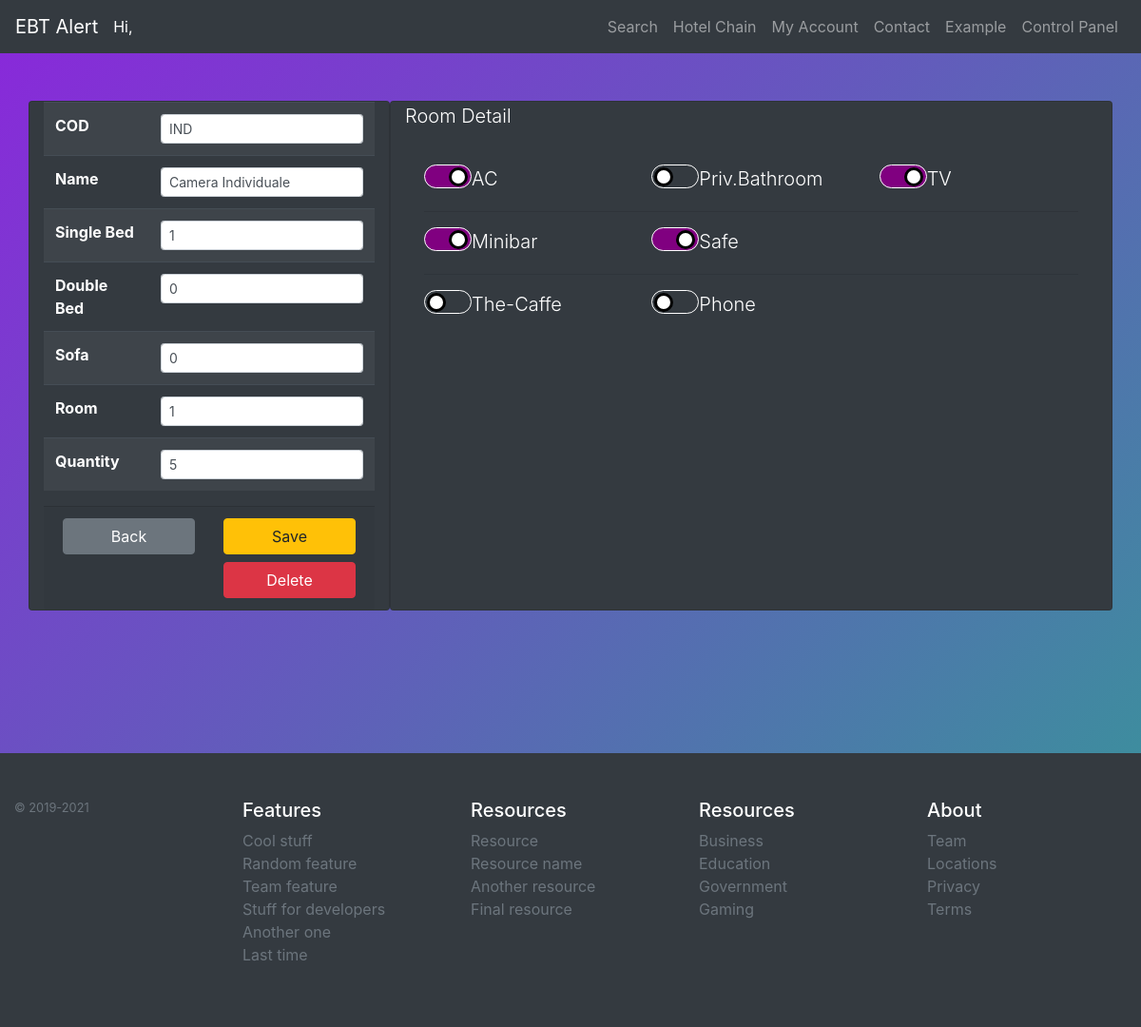
/siteSRC/index.php?controlpanel&ModRoom=62&h=90 (signed in), run on the app's committed database.
### tables this page shows
CREATE TABLE IF NOT EXISTS `room_type` (
  `hotel` int(11) NOT NULL,
  `id` int(11) NOT NULL AUTO_INCREMENT,
  `cod` char(75) DEFAULT NULL,
  `nameBea` char(75) DEFAULT NULL,
  `bedSingle` int(11) NOT NULL DEFAULT '0',
  `bedDouble` int(11) NOT NULL DEFAULT '0',
  `sofa` int(11) NOT NULL DEFAULT '0',
  `room` int(11) NOT NULL DEFAULT '1',
  `quantity` int(11) NOT NULL DEFAULT '1',
  PRIMARY KEY (`id`),
  KEY `hotel` (`hotel`)
);

### siteSRC/core/Database.php (called while the page is built, shortened)
<?php
class Database
{
    private $servername = "localhost";
    private $username = "root";
    private $password = "";
    private $dbname = "my_andreibobirica";
    private $conn = null;
    public function connect()
    {
        $this->conn = new mysqli($this->servername, $this->username, $this->password, $this->dbname);
    }
    public function query($str)
    {
        if (isset($str) && !empty($str)) {
            $result = $this->conn->query($str);
            return $result;
        }
    }
}

### siteSRC/comp/controlpanel/ModRoom.php (the view, shortened to what this page needs)
<?php
    $db = new Database();
    $roomType = array(
        "id" => "",
        "cod" => "",
        "nameBea" => "",
        "bedSingle" => "",
        "bedDouble" => "",
        "sofa" => "",
        "room" => "",
        "dis" => "",
        "quantity" => ""
    );
    if(isset($_GET["ModRoom"])){
        $query = "SELECT * FROM room_type WHERE room_type.id =$_GET[ModRoom]";
        $result = $db->query($query);
        if ($result->num_rows == 1) {
            $roomType = $result->fetch_assoc();
        }
    }
?>
<form action="" id="myform" method="POST" >
<div class="panel container">
    <div class="row">
        <div class="card-info card bg-dark text-white col-lg-4">
            <table class="table table-striped table-dark">
            <tbody>
                <tr><th>COD</th><td><input maxlength='75' class="form-control form-control-sm" name="cod" type="text" value="<?php echo $roomType["cod"];?>"></td></tr>
                <tr><th>Name</th><td><input maxlength='75' class="form-control form-control-sm" name="nameBea" type="text" value="<?php echo $roomType["nameBea"];?>"></td></tr>
                <tr><th>Single Bed</th><td><input maxlength='11' class="form-control form-control-sm" name="bedSingle" type="number" pattern="[0-9]*" min="0" value="<?php echo $roomType["bedSingle"];?>"></td></tr>
                <tr><th>Double Bed</th><td><input maxlength='11' class="form-control form-control-sm" name="bedDouble" type="number" pattern="[0-9]*" min="0" value="<?php echo $roomType["bedDouble"];?>"></td></tr>
                <tr><th>Sofa</th><td><input maxlength='11' class="form-control form-control-sm" name="sofa" type="number" pattern="[0-9]*" min="0" value="<?php echo $roomType["sofa"];?>"></td></tr>
                <tr><th>Room</th><td><input maxlength='11' class="form-control form-control-sm" name="room" type="number" pattern="[0-9]*" min="0" value="<?php echo $roomType["room"];?>"></td></tr>
                <tr><th>Quantity</th><td><input maxlength='11' class="form-control form-control-sm" name="quantity" type="number" pattern="[0-9]*" min="0" value="<?php echo $roomType["quantity"];?>"></td></tr>
            </tbody>
            </table>
            <div class="card-footer text-muted">
                <?php
                if(isset($_GET["InsRoom"])):
                ?>
                <div class="row">
                    <div class="col">
                        <a type="button" href="./index.php?controlpanel&rooms=<?php echo $_GET["h"];?>" class="btn btn-secondary btn-block">Back</a>
                    </div>
                    <div class="col">
                        <button type="submit" name="insert" class="btn btn-warning btn-block">Insert</button>                    </div>
                </div>
                <?php
                elseif(isset($_GET["ModRoom"])):
                ?>
                <div class="row">
                    <div class="col">
                        <a type="button" href="./index.php?controlpanel&rooms=<?php echo $_GET["h"];?>" class="btn btn-secondary btn-block">Back</a>
                    </div>
                    <div class="col">
                        <button type="submit" name="save" class="btn btn-warning btn-block">Save</button>
                        <button type="submit" name="delete" value="<?php echo $_GET["ModRoom"];?>" class="btn btn-danger btn-block">Delete</button>
                    </div>
                </div>
                <?php
                endif;
                ?>
            </div>
        </div>
        <div class="card-info card bg-dark text-white col-lg-8">
            <p class="lead">Room Detail</p>
            <div class="card-body">
                <div class="row">
                    <div class="col">
                        <span class='lead'> AC </span>
                        <div style="display: inline;">
                                <label class="check" for="checkAc"></label>
                        </div>
                    </div>
                    <div class="col">
                        <span class='lead'> Priv.Bathroom </span>
                        <div style="display: inline;">
                                <label class="check" for="checkPrivBathroom"></label>
                        </div>
                    </div>
                    <div class="col">
                        <span class='lead'> TV </span>
                        <div style="display: inline;">
                                <label class="check" for="checkTv"></label>
                        </div>
                    </div>
                </div>
                <hr/>
                <div class="row">
                    <div class="col col-lg-4">
                        <span class='lead'> Minibar </span>
                        <div style="display: inline;">
                                <label class="check" for="checkMinibar"></label>
                        </div>
                    </div>
                    <div class="col col-lg-4">
                        <span class='lead'> Safe </span>
                        <div style="display: inline;">
                                <label class="check" for="checkSafe"></label>
                        </div>
                    </div>
                </div>
                <hr/>
                <div class="row">
                    <div class="col col-lg-4">
                        <span class='lead'> The-Caffe</span>
                        <div style="display: inline;">
                                <label class="check" for="checkTeCaffe"></label>
                        </div>
                    </div>
                    <div class="col col-lg-4">
                        <span class='lead'> Phone </span>
                        <div style="display: inline;">
                                <label class="check" for="checkPhone"></label>
                        </div>
                    </div>
                </div>
            </div>
        </div>
    </div>
</div>
</form>

### siteSRC/css/style.css (style rules this page uses)
body { margin: 0; width: 100%; height: 100vh; background: linear-gradient(-45deg, #600f9e, #391e91, #24af8a, #8a27db ); background-size: 400% 400%; -webkit-animation: gradientBG 10s ease infinite; animation: gradientBG 10s ease infinite; }
label.check { width:50px; height:25px; box-sizing:border-box; border: 1px solid; float:left; border-radius:50px; position:relative; cursor:pointer; transition:.3s ease; }
input[type=checkbox]:checked + label { background: purple; }
input[type=checkbox]:checked + label:before { left:25px; }
label.check:before { transition:.3s ease; content:''; width:20px; height:20px; position:absolute; background:white; left:2px; top:2px; box-sizing:border-box; border:3px solid; color:black; border-radius:50px; }

### data on the page
room_type: cod "IND", nameBea "Camera Individuale", bedSingle "1", bedDouble "0", sofa "0", room "1", quantity "5"
